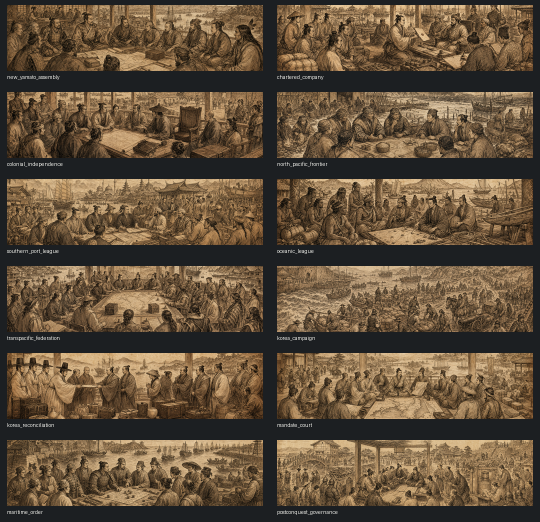
#> input picture japan_expanded_v2/tools/jxp_b_visual_assets/previews/event_pictures_contact_sheet.png, 1080 x 1044 px (shown at 1/2 size)
$ python -i build_assets.py   (imports and definitions only)
#> lines starting #> are read from the running program, lines starting #| are printed output that depends on the picture
#> further down, picture is the input picture: PIL image 1080x1044 RGB; mean R, G, B 98.1, 80.5, 59.7
#!/usr/bin/env python3
"""Build and reproducibly verify Agent B custom EU4 event pictures."""

from __future__ import annotations

import argparse
import hashlib
import json
import shutil
from pathlib import Path

from PIL import Image, ImageDraw


SCRIPT_DIR = Path(__file__).resolve().parent
MOD_ROOT = SCRIPT_DIR.parents[1]
PLAN_PATH = SCRIPT_DIR / "asset_plan.json"
EVENT_ROOT = MOD_ROOT / "gfx" / "event_pictures" / "jxp_b"
EVENT_SOURCE = EVENT_ROOT / "source"
EVENT_PREVIEW = EVENT_SOURCE / "preview"
PREVIEW_ROOT = SCRIPT_DIR / "previews"
CONTACT_SHEET = PREVIEW_ROOT / "event_pictures_contact_sheet.png"
GFX_PATH = MOD_ROOT / "interface" / "jxp_b_event_pictures.gfx"
MANIFEST_PATH = SCRIPT_DIR / "generated_asset_manifest.json"


def sha256(path: Path) -> str:
    return hashlib.sha256(path.read_bytes()).hexdigest()


# [24 lines left out: functions load_plan, require_source, not called in this run]


def crop_event_band(image: Image.Image) -> Image.Image:
    image = image.convert("RGB")
    target_ratio = 512 / 132
    current_ratio = image.width / image.height
#> current_ratio = 1.03
    if current_ratio < target_ratio:
        crop_height = int(round(image.width / target_ratio))
#> crop_height = 278
        top = max(0, (image.height - crop_height) // 2)
#> top = 383
        image = image.crop((0, top, image.width, top + crop_height))
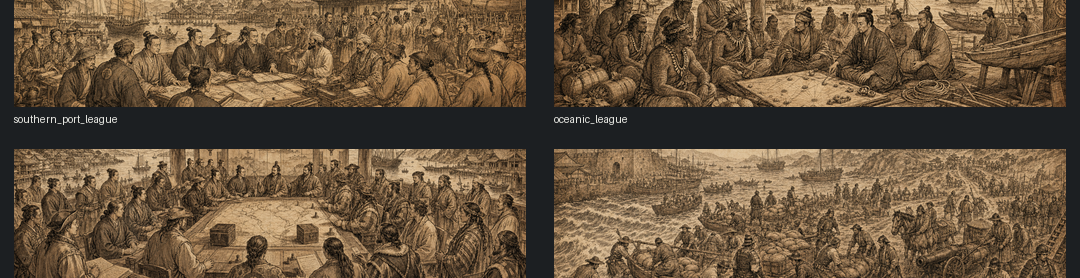
#> image: PIL image 1080x278 RGB; mean R, G, B 103.4, 83.8, 61.5
    else:
        crop_width = int(round(image.height * target_ratio))
        left = max(0, (image.width - crop_width) // 2)
        image = image.crop((left, 0, left + crop_width, image.height))
    return image.resize((512, 132), Image.Resampling.LANCZOS)
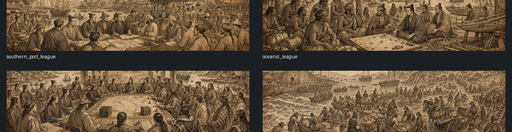
#> returned value: PIL image 512x132 RGB; mean R, G, B 103.4, 83.8, 61.5


# [136 lines left out: functions gfx_payload, write_contact_sheet, build, check, main, not called in this run]


# [2 lines not run here, left out]

>>> from PIL import Image
>>> picture = Image.open('previews/event_pictures_contact_sheet.png')
>>> result = crop_event_band(picture)
